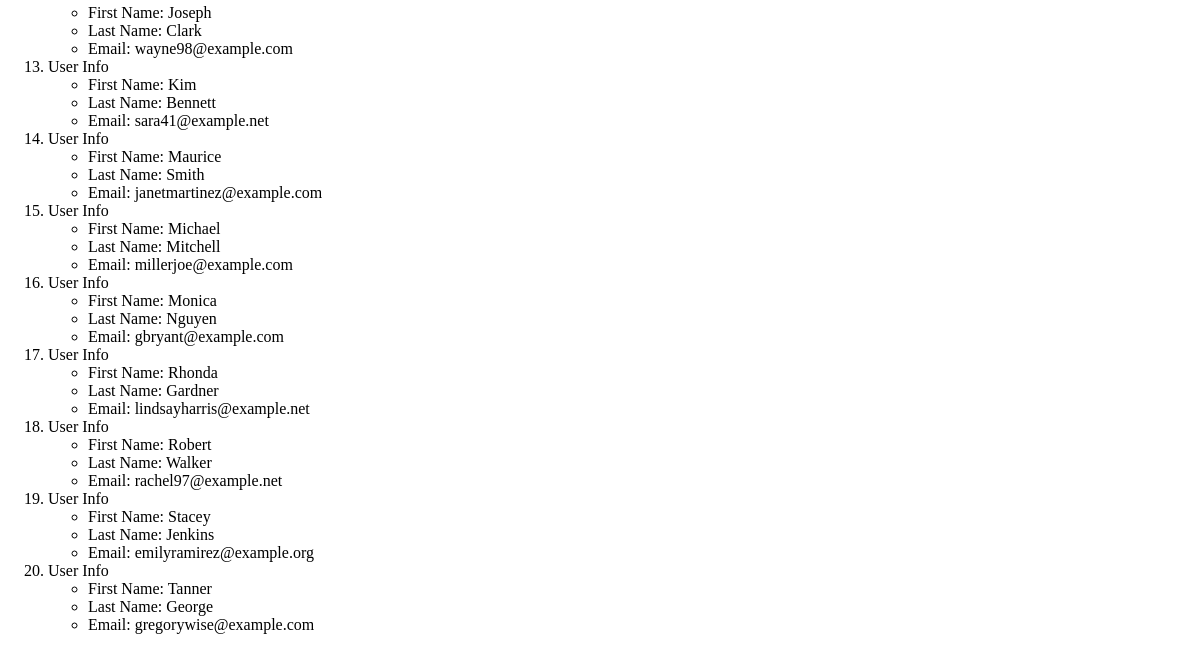
/users (signed in, lower part), run on an earlier commit of the app's database.
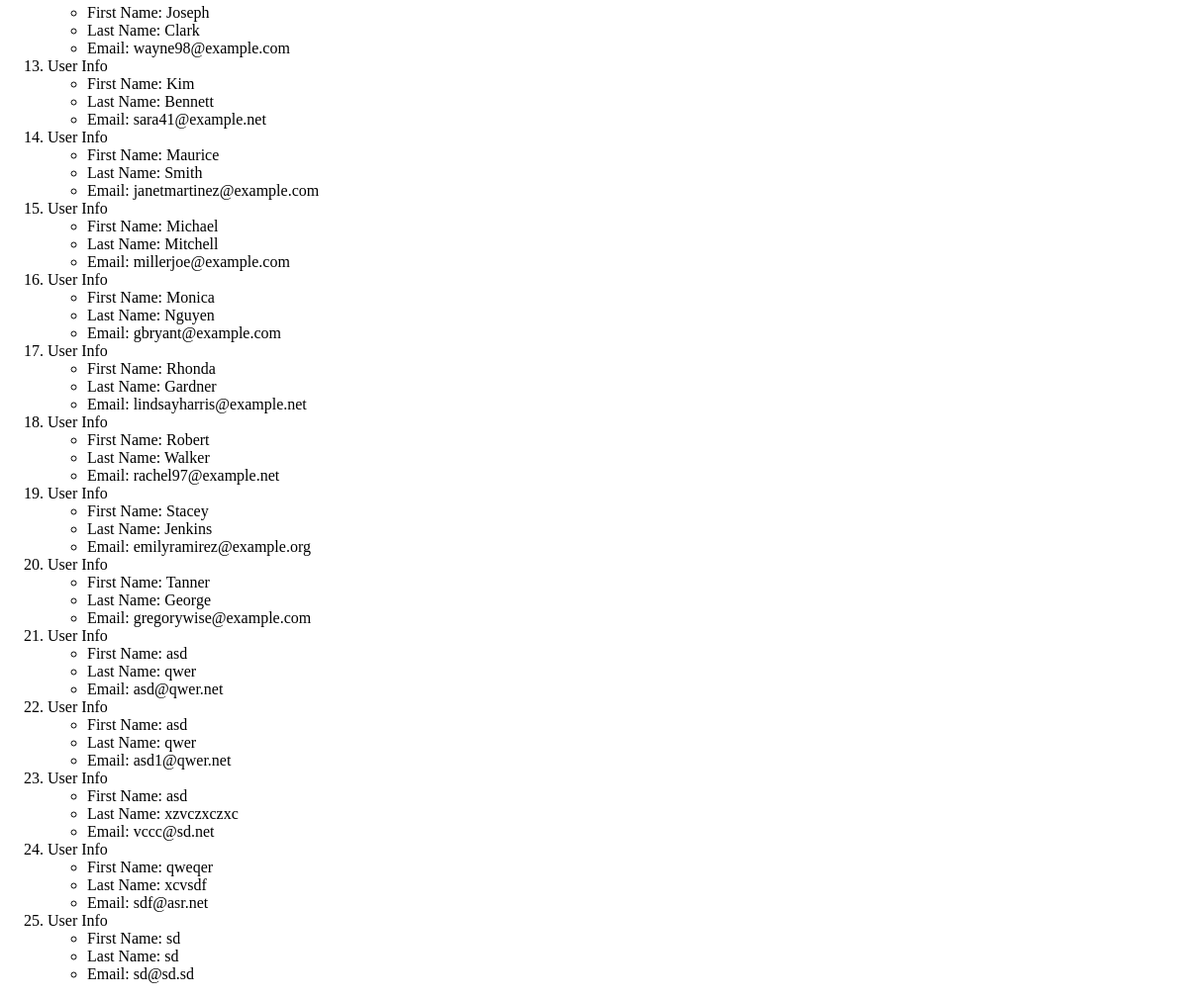
And on a later commit of the database.
### first_app/models.py (models this page shows, shortened)
class User(models.Model):
    first_name = models.CharField(max_length=264)
    last_name = models.CharField(max_length=264)
    email = models.EmailField(unique=True)

### first_app/views.py (the view)
# urls.py: url(r'^users', views.users, name='users'),
@login_required
def users(request):
    users_list = User.objects.order_by('first_name')
    date_dict = {'users_list': users_list}
    return render(request, 'first_app/users.html', context=date_dict)

### templates/first_app/users.html (shortened to what this page needs)
<!DOCTYPE html>
{% load static %}
<html>
  <head>
    <link rel="stylesheet" href="{% static "css/mystyle.css" %}">
  </head>
  <body>
    {% if users_list %}
    <ol>
      {% for user in users_list%}
        <li>User Info</li>
        <ul>
          <li>First Name: {{ user.first_name }}</li>
          <li>Last Name: {{ user.last_name }}</li>
          <li>Email: {{ user.email }}</li>
        </ul>
      {% endfor %}
    </ol>
    {% else %}
    <h2>No users</h2>
    {% endif %}
  </body>
</html>

What changed in the data, as far as the page shows it:
added User: first_name "asd", last_name "qwer", email "asd@qwer.net"
added User: first_name "asd", last_name "qwer", email "asd1@qwer.net"
added User: first_name "asd", last_name "xzvczxczxc", email "vccc@sd.net"
added User: first_name "qweqer", last_name "xcvsdf", email "sdf@asr.net"
added User: first_name "sd", last_name "sd", email "sd@sd.sd"
